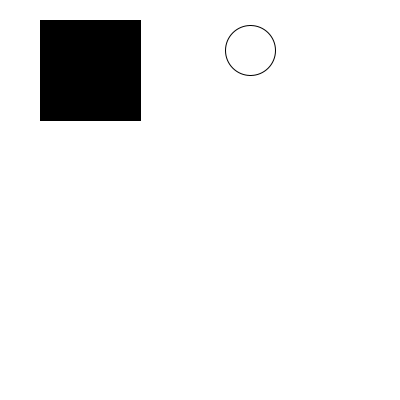
Frame 1 (no input)
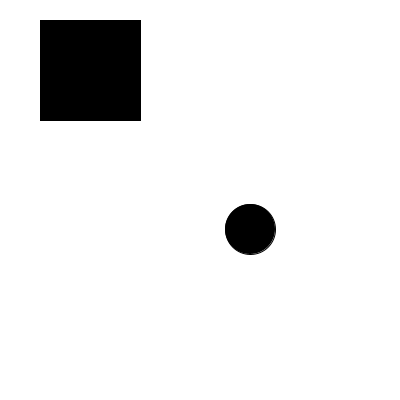
Frame 60 (the mouse pressed at the canvas centre just before this capture)
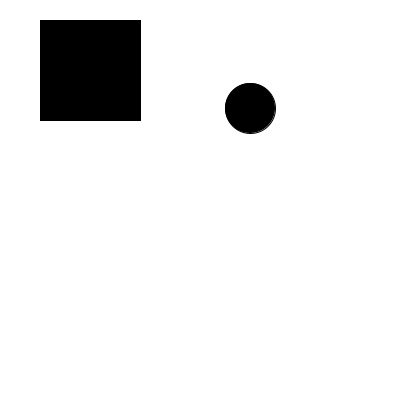
Frame 120 (the mouse held since frame 60 and released just before this capture)

The Processing sketch that drew these frames (run headless with seeded random() and noise(); from frame 60 on, the mouse is pressed at the canvas centre):

// Processing sketch: processing_58826
// ── processing_58826.pde

//Vanessa Faienza
//Problem Set 3 - Question 1

float speed = 5;
float gravity = 0.1;

ball a;
button b;
void setup() {
  size(400, 400);
  smooth();
  a = new ball(250, 50, 50, 50);
  b = new button(40, 20, 100, 100, 0);
}

void draw() {
  background (255);
  a.display();
  b.display();

  if (b.on()==false) {
    a.drop();
  }
}
void mousePressed() {
  b.click();
}
class ball {
  float x;
  float y;
  float dia;
  float c;
  ball(float x, float y, float dia, color c) {
    this.x = x;
    this.y = y;
    this.dia = dia;
    this.c = c;
  }
  void display() {
    ellipse(x, y, dia, dia);
    fill(c);
  }

  void drop() {
    y = y + (int)speed;
    speed = speed + gravity;

    if (y >= height) {
      speed = -0.9 * speed;
    }
    speed = speed + gravity;
  }
}
class button {
  int btnx;
  int btny;
  int btnw;
  int btnh;
  color c;
  boolean on;
  boolean pressed;

  button(int btnx, int btny, int btnw, int btnh, color c) {
    this.btnx = btnx;
    this.btny = btny;
    this.btnw = btnw;
    this.btnh = btnh;
    this.c= c;
  }

  void display() {
    fill(c);
    rect(btnx, btny, btnw, btnh);
  }

  void click() {
    if (mouseX > b.btnx && mouseX < b.btnx+btnw && mouseY > b.btny && mouseY < b.btny+btnw) {
      on = !on;
    }

    if (on == true) {
      pressed = true;
    }
    else {
      pressed =false;
    }
  }

  boolean on() {
    if (pressed==true) {
      return true;
    }
    else {
      return false;
    }
  }
}
